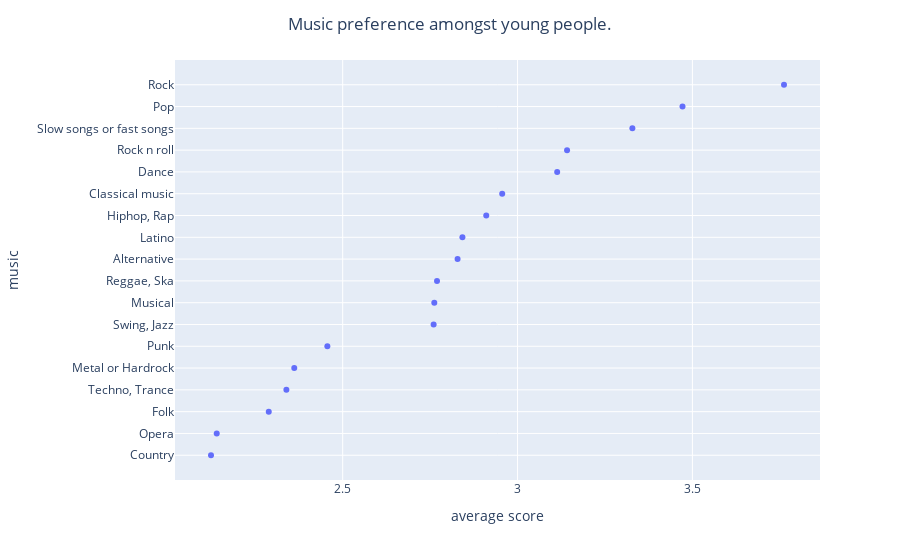

Here is the notebook cell this chart was saved with:
### Code cell
fig = px.scatter(music_df,
              y="music",
              x="average score",
              orientation="h",
             ) 

fig.update_layout(title={"text": "Music preference amongst young people.", "x":0.5}, yaxis={'categoryorder':'total ascending'})
fig.show()

### Figure 1 — Plotly figure (JSON) as saved in the notebook; plotly's stock layout.template omitted (floating-point values rounded to 4 significant figures)
{"data": [{"hovertemplate": "average score=%{x}<br>music=%{y}<extra></extra>", "legendgroup": "", "marker": {"color": "#636efa", "symbol": "circle"}, "mode": "markers", "name": "", "orientation": "h", "showlegend": false, "type": "scatter", "x": [3.328, 3.113, 2.289, 2.123, 2.956, 2.762, 3.472, 3.762, 2.361, 2.456, 2.911, 2.77, 2.76, 3.142, 2.829, 2.842, 2.339, 2.14], "xaxis": "x", "y": ["Slow songs or fast songs", "Dance", "Folk", "Country", "Classical music", "Musical", "Pop", "Rock", "Metal or Hardrock", "Punk", "Hiphop, Rap", "Reggae, Ska", "Swing, Jazz", "Rock n roll", "Alternative", "Latino", "Techno, Trance", "Opera"], "yaxis": "y"}], "layout": {"legend": {"tracegroupgap": 0}, "margin": {"t": 60}, "title": {"text": "Music preference amongst young people.", "x": 0.5}, "xaxis": {"anchor": "y", "domain": [0, 1], "title": {"text": "average score"}}, "yaxis": {"anchor": "x", "categoryorder": "total ascending", "domain": [0, 1], "title": {"text": "music"}}}}
